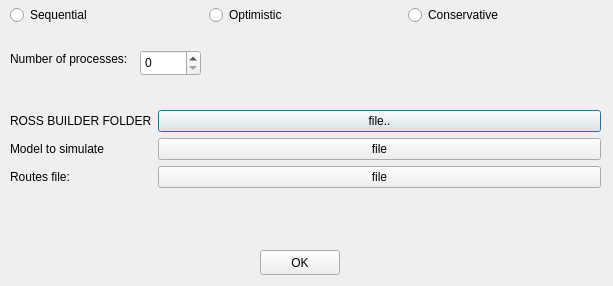
<?xml version="1.0" encoding="UTF-8"?>
<ui version="4.0">
 <class>run_simulation_window</class>
 <widget class="QDialog" name="run_simulation_window">
  <property name="geometry">
   <rect>
    <x>0</x>
    <y>0</y>
    <width>613</width>
    <height>286</height>
   </rect>
  </property>
  <property name="windowTitle">
   <string>Dialog</string>
  </property>
  <widget class="QWidget" name="horizontalLayoutWidget">
   <property name="geometry">
    <rect>
     <x>10</x>
     <y>0</y>
     <width>591</width>
     <height>31</height>
    </rect>
   </property>
   <layout class="QHBoxLayout" name="horizontalLayout">
    <item>
     <widget class="QRadioButton" name="sequentialRdn">
      <property name="text">
       <string>Sequential</string>
      </property>
     </widget>
    </item>
    <item>
     <widget class="QRadioButton" name="optimisticRdn">
      <property name="text">
       <string>Optimistic</string>
      </property>
     </widget>
    </item>
    <item>
     <widget class="QRadioButton" name="conservativeRdn">
      <property name="text">
       <string>Conservative</string>
      </property>
     </widget>
    </item>
   </layout>
  </widget>
  <widget class="QLabel" name="label">
   <property name="geometry">
    <rect>
     <x>10</x>
     <y>50</y>
     <width>131</width>
     <height>17</height>
    </rect>
   </property>
   <property name="text">
    <string>Number of processes:</string>
   </property>
  </widget>
  <widget class="QSpinBox" name="spinProcess">
   <property name="geometry">
    <rect>
     <x>140</x>
     <y>50</y>
     <width>61</width>
     <height>26</height>
    </rect>
   </property>
  </widget>
  <widget class="QWidget" name="formLayoutWidget">
   <property name="geometry">
    <rect>
     <x>10</x>
     <y>110</y>
     <width>591</width>
     <height>120</height>
    </rect>
   </property>
   <layout class="QFormLayout" name="formLayout">
    <item row="0" column="0">
     <widget class="QLabel" name="label_2">
      <property name="text">
       <string>ROSS BUILDER FOLDER</string>
      </property>
     </widget>
    </item>
    <item row="0" column="1">
     <widget class="QPushButton" name="rossbuilderBtn">
      <property name="text">
       <string>file..</string>
      </property>
     </widget>
    </item>
    <item row="1" column="0">
     <widget class="QLabel" name="label_4">
      <property name="text">
       <string>Model to simulate</string>
      </property>
     </widget>
    </item>
    <item row="1" column="1">
     <widget class="QPushButton" name="modelBtn">
      <property name="text">
       <string>file</string>
      </property>
     </widget>
    </item>
    <item row="2" column="0">
     <widget class="QLabel" name="label_3">
      <property name="text">
       <string>Routes file:</string>
      </property>
     </widget>
    </item>
    <item row="2" column="1">
     <widget class="QPushButton" name="routesBtn">
      <property name="text">
       <string>file</string>
      </property>
     </widget>
    </item>
   </layout>
  </widget>
  <widget class="QPushButton" name="okBtn">
   <property name="geometry">
    <rect>
     <x>260</x>
     <y>250</y>
     <width>80</width>
     <height>25</height>
    </rect>
   </property>
   <property name="text">
    <string>OK</string>
   </property>
  </widget>
 </widget>
 <resources/>
 <connections/>
</ui>
